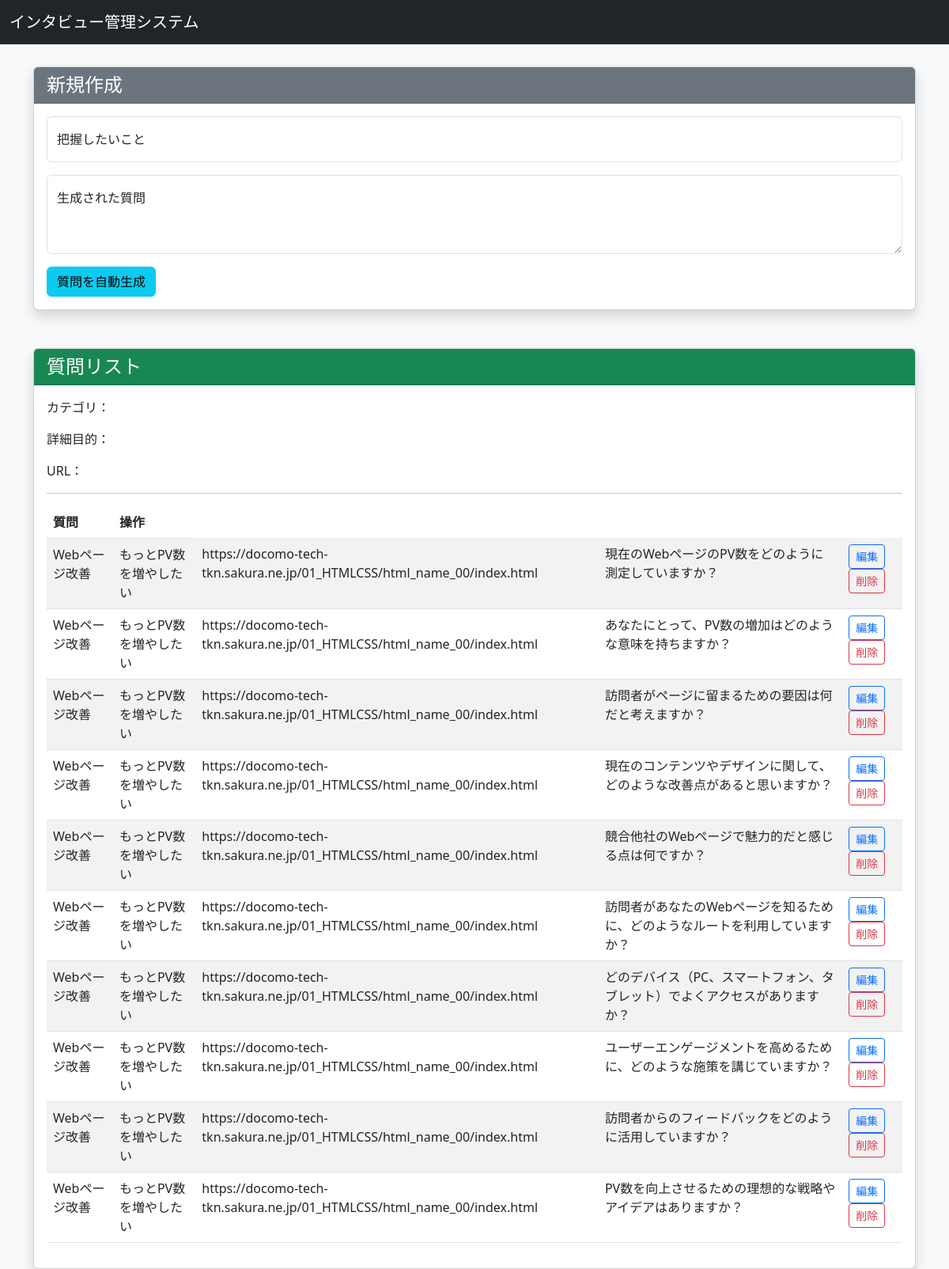
The app's page /interviewtool_question_old.php (signed in) with its own data.
### tables this page shows
CREATE TABLE `question_table` (
  `question_id` int(8) NOT NULL,
  `category_id` int(8) NOT NULL,
  `question_text` longtext NOT NULL,
  `delete_flg` tinyint(4) DEFAULT NULL,
  `created_at` timestamp NOT NULL DEFAULT current_timestamp(),
  `deleted_at` int(11) DEFAULT NULL
);

CREATE TABLE `category_type_table` (
  `category_type_id` int(11) NOT NULL,
  `category_type` text NOT NULL
);

CREATE TABLE `category_table` (
  `category_id` int(8) NOT NULL,
  `category_type_id` int(11) NOT NULL,
  `description` text DEFAULT NULL,
  `service_url` text DEFAULT NULL,
  `created_at` timestamp NOT NULL DEFAULT current_timestamp(),
  `deleted_at` timestamp NULL DEFAULT NULL,
  `user_id` int(8) NOT NULL
);

### funcs.php (called while the page is built, shortened)
<?php
function h($str)
{
    return htmlspecialchars($str, ENT_QUOTES);
}

### interviewtool_question_old.php (the view, shortened to what this page needs)
<?php
include("funcs.php");
$pdo = db_conn();
$generated_question = "";
$purpose = "";
$sql_select_category = "SELECT ct.category_type, q.question_text, c.description, c.service_url, q.delete_flg, c.user_id, q.question_id, c.category_id, ct.category_type_id FROM question_table q INNER JOIN category_table c ON q.category_id = c.category_id INNER JOIN category_type_table ct ON c.category_type_id = ct.category_type_id;";
$stmt = $pdo->prepare($sql_select_category);
$status = $stmt->execute();
$values =  $stmt->fetchAll(PDO::FETCH_ASSOC);
?>
<!DOCTYPE html>
<html lang="ja">
<head>
  <link href="https://cdn.jsdelivr.net/npm/bootstrap@5.3.0/dist/css/bootstrap.min.css" rel="stylesheet">
</head>
<header>
  <nav class="navbar navbar-expand-lg navbar-dark bg-dark fixed-top">
    <div class="container-fluid">
      <a class="navbar-brand" href="#">インタビュー管理システム</a>
    </div>
  </nav>
</header>
<body class="bg-light">
  <div class="container mt-4">
    <div class="card mb-5 shadow">
      <div class="card-header bg-secondary text-white">
        <h2 class="h4 mb-0">新規作成</h2>
      </div>
      <div class="card-body">
        <form method="POST" action="" id="questionForm">
          <div class="form-floating mb-3">
            <input type="text" class="form-control" id="purpose" name="purpose" placeholder="把握したいこと" value="<?= h($purpose) ?>">
            <label for="purpose">把握したいこと</label>
          </div>
          <div class="form-floating mb-3">
            <textarea class="form-control" id="question" name="question" style="height: 100px" placeholder="質問"><?= h($generated_question) ?></textarea>
            <label for="question">生成された質問</label>
          </div>
          <button type="submit" class="btn btn-info" name="generate">質問を自動生成</button>
        </form>
      </div>
    </div>
    <div class="card shadow">
      <div class="card-header bg-success text-white">
        <h2 class="h4 mb-0">質問リスト</h2>
      </div>
      <div class="card-body">
        <p><span class="font-weight-bold">カテゴリ</span>：<?= h($values["category_type"]) ?></p>
        <p><span class="font-weight-bold">詳細目的</span>：<?= h($values["description"]) ?></p>
        <p><span class="font-weight-bold">URL</span>：<?= h($values["service_url"]) ?></p>
        <hr>
        <div class="table-responsive">
          <table class="table table-striped table-hover">
            <thead>
              <tr>
                <th>質問</th>
                <th>操作</th>
              </tr>
            </thead>
            <tbody>
              <?php foreach ($values as $v) { ?>
                <tr>
                  <td><?= h($v["category_type"]) ?></td>
                  <td><?= h($v["description"]) ?></td>
                  <td><?= h($v["service_url"]) ?></td>
                  <td><?= h($v["question_text"]) ?></td>
                  <td>
                    <a href="interview_question_edit.php?question_id=<?= h($v["question_id"]) ?>" class="btn btn-sm btn-outline-primary">編集</a>
                    <?php if ($v["delete_flg"] == 1) { ?>
                      <a href="interview_question_undelete.php?question_id=<?= h($v["question_id"]) ?>" class="btn btn-sm btn-outline-dark">元に戻す</a>
                    <?php } else { ?>
                      <a href="interview_question_delete.php?question_id=<?= h($v["question_id"]) ?>" class="btn btn-sm btn-outline-danger">削除</a>
                    <?php } ?>
                  </td>
                </tr>
              <?php } ?>
            </tbody>
          </table>
        </div>
      </div>
    </div>
  </div>
</body>
</html>

### interviewtool_question_old.php (style rules this page uses)
body { padding-top: 60px; }

### records on screen
question_table: category_type_table.category_type "Webページ改善", category.description "もっとPV数を増やしたい", category.service_url "https://docomo-tech-tkn.sakura.ne.jp/01_HTMLCSS/html_name_00/index.html", question_text "現在のWebページのPV数をどのように測定していますか？"
question_table: category_type_table.category_type "Webページ改善", category.description "もっとPV数を増やしたい", category.service_url "https://docomo-tech-tkn.sakura.ne.jp/01_HTMLCSS/html_name_00/index.html", question_text "あなたにとって、PV数の増加はどのような意味を持ちますか？"
question_table: category_type_table.category_type "Webページ改善", category.description "もっとPV数を増やしたい", category.service_url "https://docomo-tech-tkn.sakura.ne.jp/01_HTMLCSS/html_name_00/index.html", question_text "訪問者がページに留まるための要因は何だと考えますか？"
question_table: category_type_table.category_type "Webページ改善", category.description "もっとPV数を増やしたい", category.service_url "https://docomo-tech-tkn.sakura.ne.jp/01_HTMLCSS/html_name_00/index.html", question_text "現在のコンテンツやデザインに関して、どのような改善点があると思いますか？"
question_table: category_type_table.category_type "Webページ改善", category.description "もっとPV数を増やしたい", category.service_url "https://docomo-tech-tkn.sakura.ne.jp/01_HTMLCSS/html_name_00/index.html", question_text "競合他社のWebページで魅力的だと感じる点は何ですか？"
question_table: category_type_table.category_type "Webページ改善", category.description "もっとPV数を増やしたい", category.service_url "https://docomo-tech-tkn.sakura.ne.jp/01_HTMLCSS/html_name_00/index.html", question_text "訪問者があなたのWebページを知るために、どのようなルートを利用していますか？"
question_table: category_type_table.category_type "Webページ改善", category.description "もっとPV数を増やしたい", category.service_url "https://docomo-tech-tkn.sakura.ne.jp/01_HTMLCSS/html_name_00/index.html", question_text "どのデバイス（PC、スマートフォン、タブレット）でよくアクセスがありますか？"
question_table: category_type_table.category_type "Webページ改善", category.description "もっとPV数を増やしたい", category.service_url "https://docomo-tech-tkn.sakura.ne.jp/01_HTMLCSS/html_name_00/index.html", question_text "ユーザーエンゲージメントを高めるために、どのような施策を講じていますか？"
question_table: category_type_table.category_type "Webページ改善", category.description "もっとPV数を増やしたい", category.service_url "https://docomo-tech-tkn.sakura.ne.jp/01_HTMLCSS/html_name_00/index.html", question_text "訪問者からのフィードバックをどのように活用していますか？"
question_table: category_type_table.category_type "Webページ改善", category.description "もっとPV数を増やしたい", category.service_url "https://docomo-tech-tkn.sakura.ne.jp/01_HTMLCSS/html_name_00/index.html", question_text "PV数を向上させるための理想的な戦略やアイデアはありますか？"
